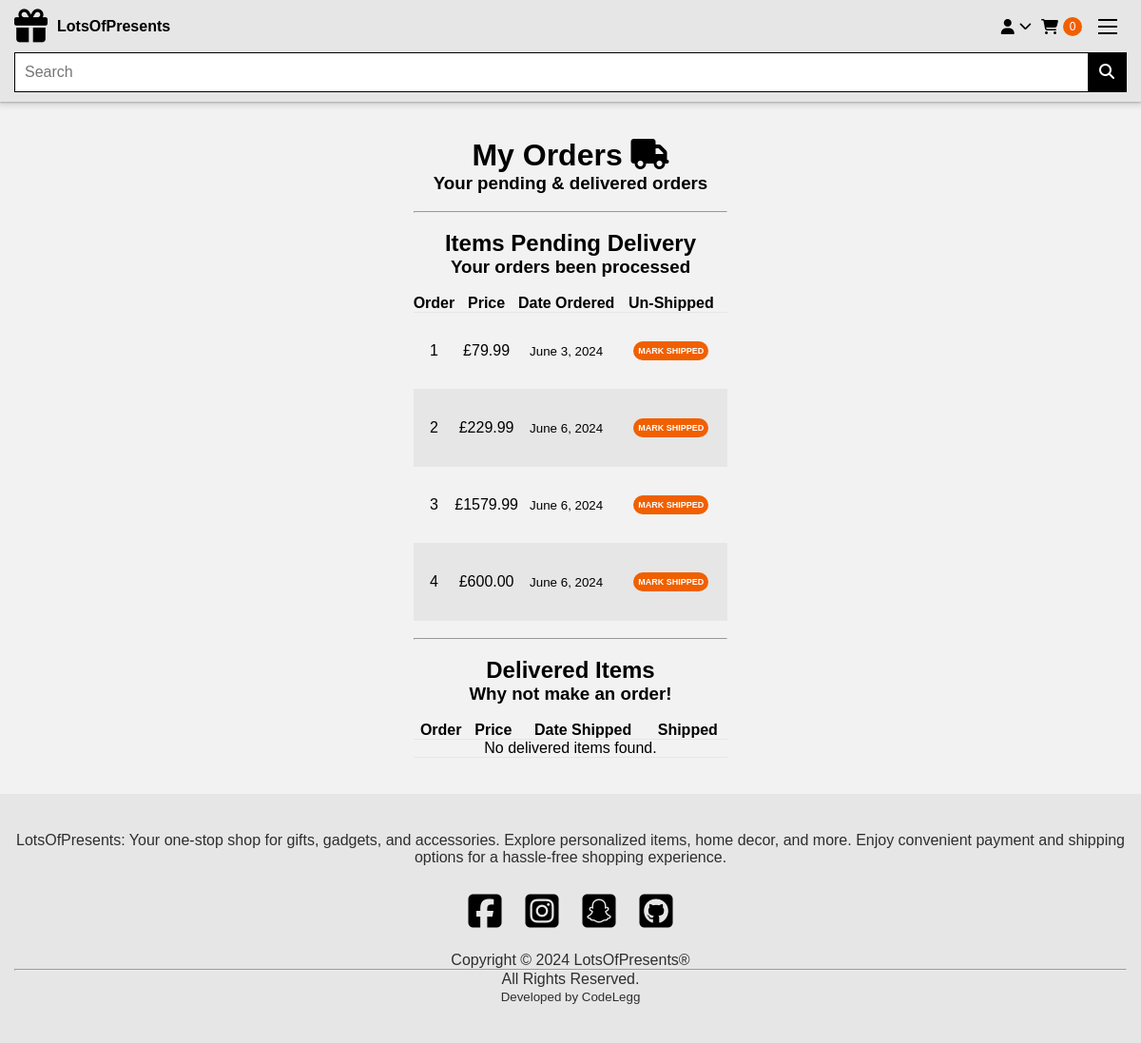
The app's page /payment/my_orders (signed in) with its own data.
### payment/models.py (models this page shows, shortened)
class Order(models.Model):
    user = models.ForeignKey(User, on_delete=models.CASCADE, null=True, blank=True)
    full_name = models.CharField(max_length=250)
    email = models.EmailField(max_length=250)
    shipping_address = models.TextField(max_length=15000)
    amount_paid = models.DecimalField(max_digits=7, decimal_places=2)
    date_ordered = models.DateTimeField(auto_now_add=True)
    shipped = models.BooleanField(default=False)
    date_shipped = models.DateTimeField(blank=True, null=True)

### payment/views.py (the view)
# urls.py: path("my_orders", views.my_orders, name="my_orders"),
def my_orders(request):
    if request.user.is_authenticated:
        if request.method == 'POST':
            status = request.POST.get('shipping_status')
            num = request.POST.get('num')
            try:
                order = Order.objects.get(id=num)
                now = datetime.datetime.now()
                if status == 'shipped':
                    order.shipped = True
                    order.date_shipped = now
                elif status == 'not_shipped':
                    order.shipped = False
                    order.date_shipped = None
                order.save()
                messages.success(request, "Shipping Status Updated")
                return redirect('my_orders')
            except Order.DoesNotExist:
                messages.error(request, "Order does not exist")
                return redirect('home')
        else:
            not_shipped_orders = Order.objects.filter(shipped=False)
            shipped_orders = Order.objects.filter(shipped=True)
            return render(request, "payment/my_orders.html", {"not_shipped_orders": not_shipped_orders, "shipped_orders": shipped_orders})
    else:
        messages.error(request, "Access Denied")
        return redirect('home')

### cart/cart.py (called while the page is built)
    def __len__(self):
        return len(self.cart)

### cart/context_proccessors.py (called while the page is built)
def cart(request):
    return {'cart': Cart(request)}

### payment/templates/payment/my_orders.html (shortened to what this page needs)
{% extends 'base.html' %}
{% block content %}
<div class="auth-account-container">
  <div class="auth-account">
    <div class="signin-signup">
      <br>
      <h1 class="account-title">My Orders <i class="fa-solid fa-truck"></i></h1>
      <h3 class="account-title">Your pending & delivered orders</h3>
      <br>
      <hr>
      <br>
      <h2 class="account-title">Items Pending Delivery</h2>
      <h3 class="account-title">Your orders been processed</h3>
      <br>
      <table class="table table-striped table-hover table-bordered">
        <thead class="table-dark">
          <tr>
            <th scope="col">Order</th>
            <th scope="col">Price</th>
            <th scope="col">Date Ordered</th>
            <th scope="col">Un-Shipped</th>
          </tr>
        </thead>
        <tbody>
          {% if not_shipped_orders %}
          {% for item in not_shipped_orders %}
          <tr>
            <td><a href="{% url 'orders' item.id %}">{{ item.id }}</a></td>
            <td>£{{ item.amount_paid }}</td>
            <td><small>{{ item.date_ordered|date:"F j, Y" }}</small></td>
            <td>
              <form method="POST">
                <button type="Submit" class="btn-small">Mark Shipped</button>
              </form>
            </td>
          </tr>
          {% endfor %}
          {% else %}
          <tr>
            <td colspan="4">No undelivered items found.</td>
          </tr>
          {% endif %}
        </tbody>
      </table>
      <br />
      <hr>
      <br />
      <h2 class="account-title">Delivered Items</h2>
      {% if shipped_orders %}
      <h3 class="account-title">Thanks for your order!</h3>
      {% else%}
      <h3 class="account-title">Why not make an order!</h3>
      {% endif %}
      <br>
      <table class="table table-striped table-hover table-bordered">
        <thead class="table-dark">
          <tr>
            <th scope="col">Order</th>
            <th scope="col">Price</th>
            <th scope="col">Date Shipped</th>
            <th scope="col">Shipped</th>
          </tr>
        </thead>
        <tbody>
          {% if shipped_orders %}
          {% for item in shipped_orders %}
          <tr>
            <td><a href="{% url 'orders' item.id %}">{{ item.id }}</a></td>
            <td>£{{ item.amount_paid }}</td>
            <td><small>{{ item.date_ordered|date:"F j, Y" }}</small></td>
            <td>
              <form method="POST">
                {% csrf_token %}
                <input type="hidden" name="shipping_status" value="not_shipped">
                <input type="hidden" name="num" value={{item.id}}>
                <button type="Submit" class="btn-small">Mark Unshipped</button>
              </form>
            </td>
          </tr>
          {% endfor %}
          {% else %}
          <tr>
            <td colspan="4">No delivered items found.</td>
          </tr>
          {% endif %}
        </tbody>
      </table>
    </div>
    <br>
  </div>
</div>
{% endblock %}

### static/css/base.css (style rules this page uses)
:root { --platinum: hsl(0, 0%, 90%); --black_70: hsla(0, 0%, 0%, 0.7); --white: hsl(0, 0%, 100%); --black: hsl(0, 0%, 0%); --orange: hsl(24, 100%, 47%); --off-white: hsl(0, 0%, 95%); --ff-poppins: "Poppins", sans-serif; --fs-1: 4.2rem; --fs-2: 3.8rem; --fs-3: 3.2rem; --fs-4: 2.5rem; --fs-5: 2.4rem; --fs-6: 2rem; --fs-7: 1.8rem; --fs-8: 1.5rem; --fw-500: 500; --fw-600: 600; --fw-700: 700; --radius-4: 4px; --radius-12: 12px; --section-padding: 60px; --transition-1: 0.15s ease; --transition-2: 0.35s ease; --cubic-in: cubic-bezier(0.51, 0.03, 0.64, 0.28); --cubic-out: cubic-bezier(0.33, 0.85, 0.56, 1); --shadow: 0 5px 20px 1px hsla(220, 63%, 33%, 0.1); }
*, *::before, *::after { margin: 0; padding: 0; box-sizing: border-box; }
a { text-decoration: none; }
a { color: #000; text-decoration: none; }
button, input { background: none; border: none; font: inherit; }
button { cursor: pointer; }
i { pointer-events: none; }
html { font-family: var(--ff-poppins); font-size: 10px; scroll-behavior: smooth; }
body { background-color: var(--off-white); font-size: 1.6rem; }
.btn-small { font-size: xx-small; border: none; border-radius: 50px; background: var(--orange); color: #fff; font-weight: 600; margin: 10px; text-transform: uppercase; cursor: pointer; text-align: center; padding: 5px; }
.table { width: 100%; border-collapse: collapse; }
.table th, .table td { text-align: center; border-bottom: 1px solid var(--platinum); }
.table th { background-color: var(--off-white); }
.table tbody tr:nth-child(even) { background-color: var(--platinum); }

### static/css/categories.css (style rules this page uses)
:root { --platinum: hsl(0, 0%, 90%); --dark-platinum: hsl(0, 0%, 80%); --light-platinum: hsl(0, 0%, 85%); --black_70: hsla(0, 0%, 0%, 0.7); --off-white: hsl(0, 0%, 95%); --white: hsl(0, 0%, 100%); --black: hsl(0, 0%, 0%); --orange: hsl(24, 100%, 47%); --dark-orange: hsl(24, 100%, 42%); --ff-poppins: "Poppins", sans-serif; --fs-1: 4.2rem; --fs-2: 3.8rem; --fs-3: 3.2rem; --fs-4: 2.5rem; --fs-5: 2.4rem; --fs-6: 2rem; --fs-7: 1.8rem; --fs-8: 1.5rem; --fw-500: 500; --fw-600: 600; --fw-700: 700; --radius-4: 4px; --radius-12: 12px; --section-padding: 60px; --transition-1: 0.15s ease; --transition-2: 0.35s ease; --cubic-in: cubic-bezier(0.51, 0.03, 0.64, 0.28); --cubic-out: cubic-bezier(0.33, 0.85, 0.56, 1); --shadow: 0 5px 20px 1px hsla(220, 63%, 33%, 0.1); }

### static/css/auth.css (style rules this page uses)
:root { --platinum: hsl(0, 0%, 90%); --dark-platinum: hsl(0, 0%, 80%); --black_70: hsla(0, 0%, 0%, 0.7); --off-white: hsl(0, 0%, 95%); --white: hsl(0, 0%, 100%); --black: hsl(0, 0%, 0%); --orange: hsl(24, 100%, 47%); --dark-orange: hsl(24, 100%, 42%); --ff-poppins: "Poppins", sans-serif; --fs-1: 4.2rem; --fs-2: 3.8rem; --fs-3: 3.2rem; --fs-4: 2.5rem; --fs-5: 2.4rem; --fs-6: 2rem; --fs-7: 1.8rem; --fs-8: 1.5rem; --fw-500: 500; --fw-600: 600; --fw-700: 700; --radius-4: 4px; --radius-12: 12px; --section-padding: 60px; --transition-1: 0.15s ease; --transition-2: 0.35s ease; --cubic-in: cubic-bezier(0.51, 0.03, 0.64, 0.28); --cubic-out: cubic-bezier(0.33, 0.85, 0.56, 1); --shadow: 0 5px 20px 1px hsla(220, 63%, 33%, 0.1); }
.auth-account-container { display: flex; justify-content: center; align-items: center; }
.auth-account { justify-content: center; align-items: center; background-color: var(--off-white); }
.signin-signup form { display: flex; align-items: center; justify-content: center; flex-direction: column; width: 100%; padding: 20px 10px; }
.signin-signup { align-items: center; justify-content: center; flex-direction: column; width: 100%; padding: 20px 10px; }
.account-title { text-align: center; }

### static/css/product_page.css (style rules this page uses)
:root { --platinum: hsl(0, 0%, 90%); --dark-platinum: hsl(0, 0%, 80%); --very-light-platinum: hsl(0, 0%, 100%); --light-platinum: hsl(0, 0%, 85%); --black_70: hsla(0, 0%, 0%, 0.7); --black_700: hsla(0, 0%, 0%, 0.5); --off-white: hsl(0, 0%, 95%); --white: hsl(0, 0%, 100%); --black: hsl(0, 0%, 0%); --orange: hsl(24, 100%, 47%); --dark-orange: hsl(24, 100%, 42%); --ff-poppins: "Poppins", sans-serif; --fs-1: 4.2rem; --fs-2: 3.8rem; --fs-3: 3.2rem; --fs-4: 2.5rem; --fs-5: 2.4rem; --fs-6: 2rem; --fs-7: 1.8rem; --fs-8: 1.5rem; --fw-500: 500; --fw-600: 600; --fw-700: 700; --radius-4: 4px; --radius-12: 12px; --section-padding: 60px; --transition-1: 0.15s ease; --transition-2: 0.35s ease; --cubic-in: cubic-bezier(0.51, 0.03, 0.64, 0.28); --cubic-out: cubic-bezier(0.33, 0.85, 0.56, 1); --shadow: 0 5px 20px 1px hsla(220, 63%, 33%, 0.1); }

### records on screen
Order: id "1", amount_paid "79.99", date_ordered "June 3, 2024"
Order: id "2", amount_paid "229.99", date_ordered "June 6, 2024"
Order: id "3", amount_paid "1579.99", date_ordered "June 6, 2024"
Order: id "4", amount_paid "600.00", date_ordered "June 6, 2024"

### other values on screen
{{ cart|length }} "0"
